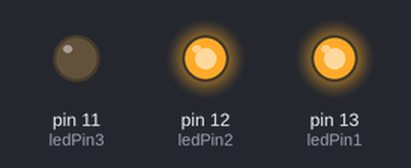
This sketch was run on a simulated Arduino Uno, built with avr-gcc and run on an emulated ATmega328P. Parts: output pins drawn as LEDs (lit = HIGH).

Above: at 0.37 s.
At 0.7 s:
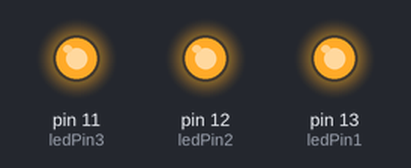
At 1.62 s:
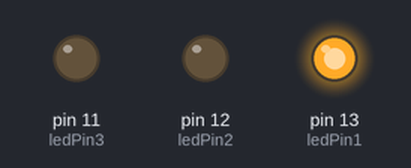
At 2.7 s:
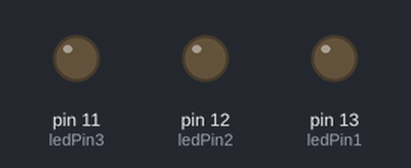
Timing chart, 0 to 3.5 s (numbered marks = the images above):
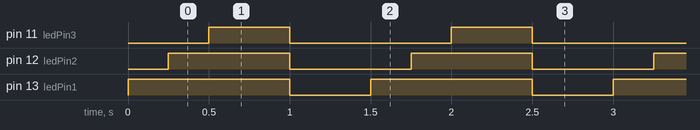

The sketch:

algoritseq.ino
```cpp
int ledPin1 = 13;
int ledPin2 = 12;
int ledPin3 = 11;

void setup(){
  pinMode(ledPin1, OUTPUT);
  pinMode(ledPin2, OUTPUT);
  pinMode(ledPin3, OUTPUT);
}

void loop(){
  digitalWrite(ledPin1, HIGH);
  delay(250);
  digitalWrite(ledPin2, HIGH);
  delay(250);
  digitalWrite(ledPin3, HIGH);

  delay(500);

  digitalWrite(ledPin1, LOW);
  digitalWrite(ledPin2, LOW);
  digitalWrite(ledPin3, LOW);

  delay(500);
}
```

Measured:
- by itself, pin 11 (ledPin3): alternates HIGH for 0.50 s and LOW for 1.0 s
- by itself, pin 12 (ledPin2): alternates HIGH for 0.75 s and LOW for 0.75 s
- by itself, pin 13 (ledPin1): alternates HIGH for 1.0 s and LOW for 0.50 s
